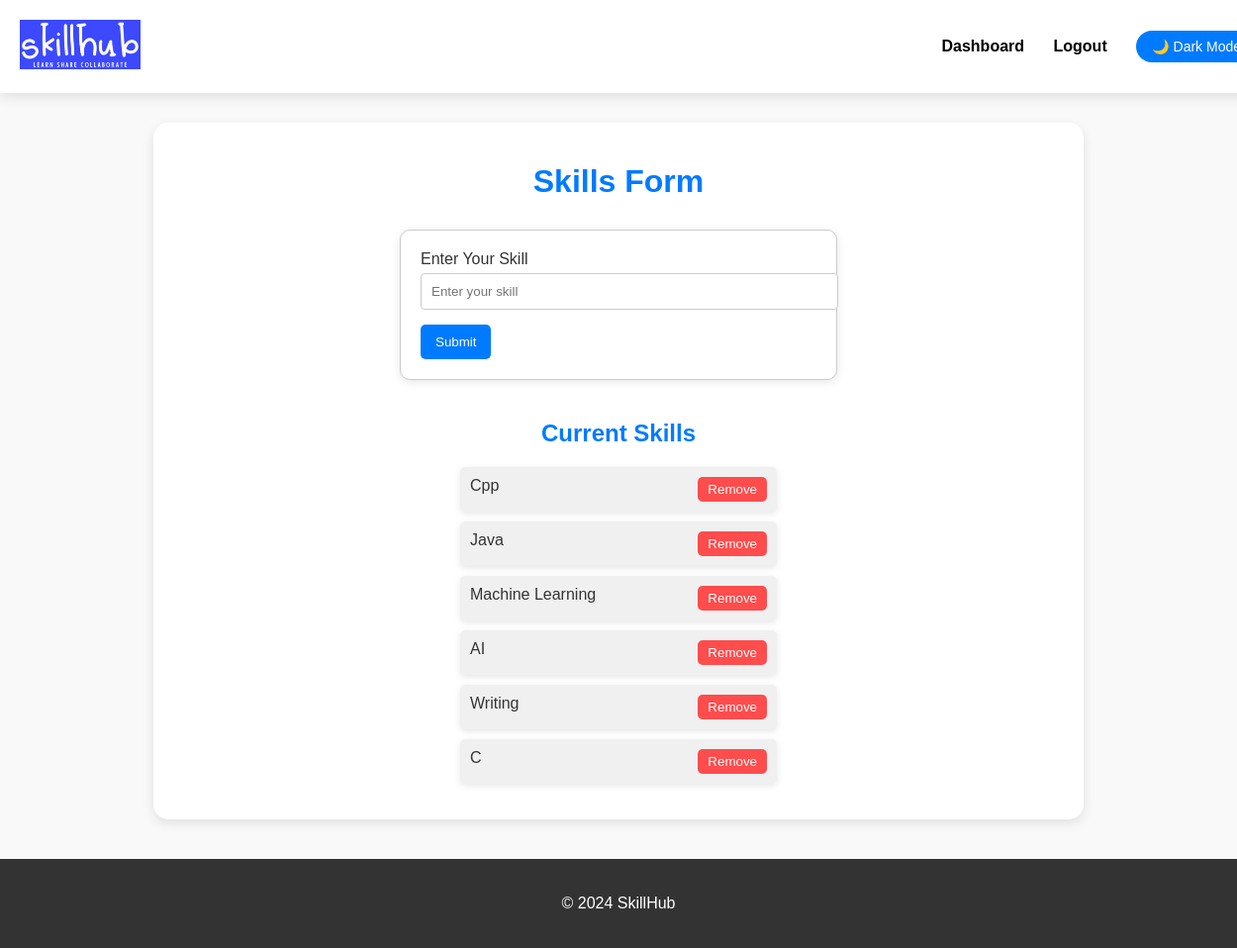
The page /skills_form.php (signed in) on the database its author committed.
### tables this page shows
CREATE TABLE `skills` (
  `skill_id` int(11) NOT NULL,
  `user_id` int(11) DEFAULT NULL,
  `skill_name` varchar(255) NOT NULL,
  `skill_level` varchar(50) DEFAULT NULL
);

### skills_form.php (the view, shortened to what this page needs)
<?php
$conn = new mysqli("localhost", "root", "", "skillhub", "4306");
$userId = $_SESSION['user'];
$skills = [];
$result = $conn->query("SELECT skill_id, skill_name FROM SKILLS WHERE user_id = $userId");
if ($result->num_rows > 0) {
    while ($row = $result->fetch_assoc()) {
        $skills[] = $row;
    }
}
?>
<!DOCTYPE html>
<html lang="en">
<head>
</head>
<body>
    <header>
        <div class="logo">
            <a href="dashboard.php">
                <img src="logo.png" alt="SkillHub Logo" class="logo-img">
            </a>
        </div>
        <nav>
            <a href="dashboard.php">Dashboard</a>
            <a href="logout.php">Logout</a>
            <button class="dark-mode-toggle" onclick="toggleDarkMode()">🌙 Dark Mode</button>
        </nav>
    </header>
    <main>
        <h1>Skills Form</h1>
        <div class="form-container">
            <form id="skillsForm" method="POST" action="">
                <label for="skill">Enter Your Skill</label>
                <input type="text" id="skill" name="skill" placeholder="Enter your skill" required>
                <button type="submit" name="addSkill">Submit</button>
            </form>
        </div>
        <h2>Current Skills</h2>
        <ul id="currentSkills">
            <?php foreach ($skills as $skill): ?>
                <li>
                    <?= htmlspecialchars($skill['skill_name']) ?>
                    <form method="POST" action="" style="display:inline;">
                        <button type="submit" name="removeSkill" class="remove-btn">Remove</button>
                    </form>
                </li>
            <?php endforeach; ?>
        </ul>
    </main>
    <footer>
    <p>&copy; <?php echo date("Y"); ?> SkillHub</p>
    </footer>
</body>
</html>

### skills_form.php (style rules this page uses)
body { font-family: Arial, sans-serif; margin: 0; padding: 0; background-color: #f9f9f9; color: #333; transition: background-color 0.3s ease, color 0.3s ease; }
header { display: flex; justify-content: space-between; align-items: center; padding: 20px; background-color: #fff; box-shadow: 0 4px 12px rgba(0, 0, 0, 0.1); width: 100%; position: sticky; top: 0; z-index: 1000; transition: background-color 0.3s ease; }
nav a { color: #000; text-decoration: none; margin-left: 25px; font-size: 16px; font-weight: bold; transition: color 0.3s ease; }
main { padding: 20px; background-color: #ffffff; max-width: 900px; margin: 30px auto; box-shadow: 0 4px 12px rgba(0, 0, 0, 0.1); border-radius: 15px; transition: background-color 0.3s ease; }
h1 { text-align: center; color: #007bff; margin-bottom: 30px; }
.form-container { max-width: 400px; margin: 0 auto; padding: 20px; border: 1px solid #ccc; border-radius: 10px; background-color: #ffffff; box-shadow: 0 2px 10px rgba(0, 0, 0, 0.1); }
.form-container label { display: block; margin-bottom: 5px; }
.form-container input { width: 100%; padding: 10px; margin-bottom: 15px; border: 1px solid #ccc; border-radius: 4px; }
.logo-img { height:50px; }
button { padding: 10px 15px; background-color: #007bff; color: white; border: none; border-radius: 5px; cursor: pointer; }
h2 { color: #007bff; text-align: center; margin-top: 40px; }
ul { list-style-type: none; padding: 0; text-align: center; }
ul li { padding: 10px; background-color: #f0f0f0; margin: 10px auto; display: flex; justify-content: space-between; max-width: 300px; border-radius: 5px; box-shadow: 0 2px 6px rgba(0, 0, 0, 0.1); }
.remove-btn { background-color: #ff4c4c; color: white; border: none; border-radius: 5px; cursor: pointer; padding: 5px 10px; }
footer { text-align: center; padding: 20px; background-color: #333333; color: white; margin-top: 40px; transition: background-color 0.3s ease, color 0.3s ease; }
.dark-mode-toggle { background-color: #007bff; color: white; border: none; padding: 8px 16px; border-radius: 20px; cursor: pointer; font-size: 14px; margin-left: 25px; transition: background-color 0.3s ease; }

### rows shown on the page
skills: skill_name "Cpp"
skills: skill_name "Java"
skills: skill_name "Machine Learning"
skills: skill_name "AI"
skills: skill_name "Writing"
skills: skill_name "C"
